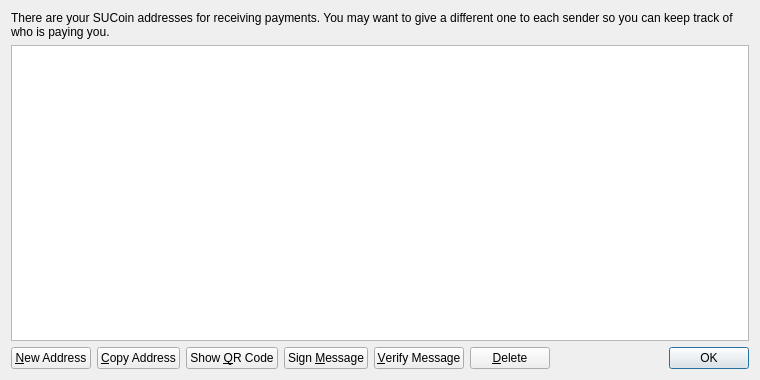
<?xml version="1.0" encoding="UTF-8"?>
<ui version="4.0">
 <class>AddressBookPage</class>
 <widget class="QWidget" name="AddressBookPage">
  <property name="geometry">
   <rect>
    <x>0</x>
    <y>0</y>
    <width>760</width>
    <height>380</height>
   </rect>
  </property>
  <property name="windowTitle">
   <string>Address Book</string>
  </property>
  <layout class="QVBoxLayout" name="verticalLayout">
   <item>
    <widget class="QLabel" name="labelExplanation">
     <property name="text">
      <string>There are your SUCoin addresses for receiving payments. You may want to give a different one to each sender so you can keep track of who is paying you.</string>
     </property>
     <property name="textFormat">
      <enum>Qt::PlainText</enum>
     </property>
     <property name="wordWrap">
      <bool>true</bool>
     </property>
    </widget>
   </item>
   <item>
    <widget class="QTableView" name="tableView">
     <property name="contextMenuPolicy">
      <enum>Qt::CustomContextMenu</enum>
     </property>
     <property name="toolTip">
      <string>Double-click to edit address or label</string>
     </property>
     <property name="tabKeyNavigation">
      <bool>false</bool>
     </property>
     <property name="alternatingRowColors">
      <bool>true</bool>
     </property>
     <property name="selectionMode">
      <enum>QAbstractItemView::SingleSelection</enum>
     </property>
     <property name="selectionBehavior">
      <enum>QAbstractItemView::SelectRows</enum>
     </property>
     <property name="sortingEnabled">
      <bool>true</bool>
     </property>
     <attribute name="verticalHeaderVisible">
      <bool>false</bool>
     </attribute>
    </widget>
   </item>
   <item>
    <layout class="QHBoxLayout" name="horizontalLayout">
     <item>
      <widget class="QPushButton" name="newAddressButton">
       <property name="toolTip">
        <string>Create a new address</string>
       </property>
       <property name="text">
        <string>&amp;New Address</string>
       </property>
       <property name="icon">
        <iconset resource="../bitcoin.qrc">
         <normaloff>:/icons/add</normaloff>:/icons/add</iconset>
       </property>
      </widget>
     </item>
     <item>
      <widget class="QPushButton" name="copyToClipboard">
       <property name="toolTip">
        <string>Copy the currently selected address to the system clipboard</string>
       </property>
       <property name="text">
        <string>&amp;Copy Address</string>
       </property>
       <property name="icon">
        <iconset resource="../bitcoin.qrc">
         <normaloff>:/icons/editcopy</normaloff>:/icons/editcopy</iconset>
       </property>
      </widget>
     </item>
     <item>
      <widget class="QPushButton" name="showQRCode">
       <property name="text">
        <string>Show &amp;QR Code</string>
       </property>
       <property name="icon">
        <iconset resource="../bitcoin.qrc">
         <normaloff>:/icons/qrcode</normaloff>:/icons/qrcode</iconset>
       </property>
      </widget>
     </item>
     <item>
      <widget class="QPushButton" name="signMessage">
       <property name="toolTip">
        <string>Sign a message to prove you own a SUCoin address</string>
       </property>
       <property name="text">
        <string>Sign &amp;Message</string>
       </property>
       <property name="icon">
        <iconset resource="../bitcoin.qrc">
         <normaloff>:/icons/edit</normaloff>:/icons/edit</iconset>
       </property>
      </widget>
     </item>
     <item>
      <widget class="QPushButton" name="verifyMessage">
       <property name="toolTip">
        <string>Verify a message to ensure it was signed with a specified SUCoin address</string>
       </property>
       <property name="text">
        <string>&amp;Verify Message</string>
       </property>
       <property name="icon">
        <iconset resource="../bitcoin.qrc">
         <normaloff>:/icons/transaction_0</normaloff>:/icons/transaction_0</iconset>
       </property>
      </widget>
     </item>
     <item>
      <widget class="QPushButton" name="deleteButton">
       <property name="toolTip">
        <string>Delete the currently selected address from the list</string>
       </property>
       <property name="text">
        <string>&amp;Delete</string>
       </property>
       <property name="icon">
        <iconset resource="../bitcoin.qrc">
         <normaloff>:/icons/remove</normaloff>:/icons/remove</iconset>
       </property>
      </widget>
     </item>
     <item>
      <spacer name="horizontalSpacer">
       <property name="orientation">
        <enum>Qt::Horizontal</enum>
       </property>
       <property name="sizeHint" stdset="0">
        <size>
         <width>40</width>
         <height>20</height>
        </size>
       </property>
      </spacer>
     </item>
     <item>
      <widget class="QDialogButtonBox" name="buttonBox">
       <property name="sizePolicy">
        <sizepolicy hsizetype="Maximum" vsizetype="Fixed">
         <horstretch>0</horstretch>
         <verstretch>0</verstretch>
        </sizepolicy>
       </property>
       <property name="standardButtons">
        <set>QDialogButtonBox::Ok</set>
       </property>
      </widget>
     </item>
    </layout>
   </item>
  </layout>
 </widget>
 <resources>
  <include location="../bitcoin.qrc"/>
 </resources>
 <connections/>
</ui>
